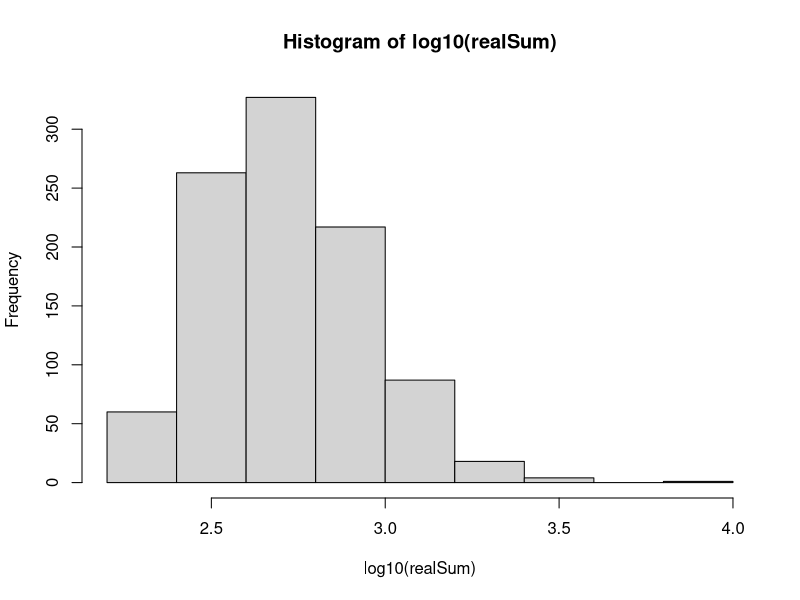
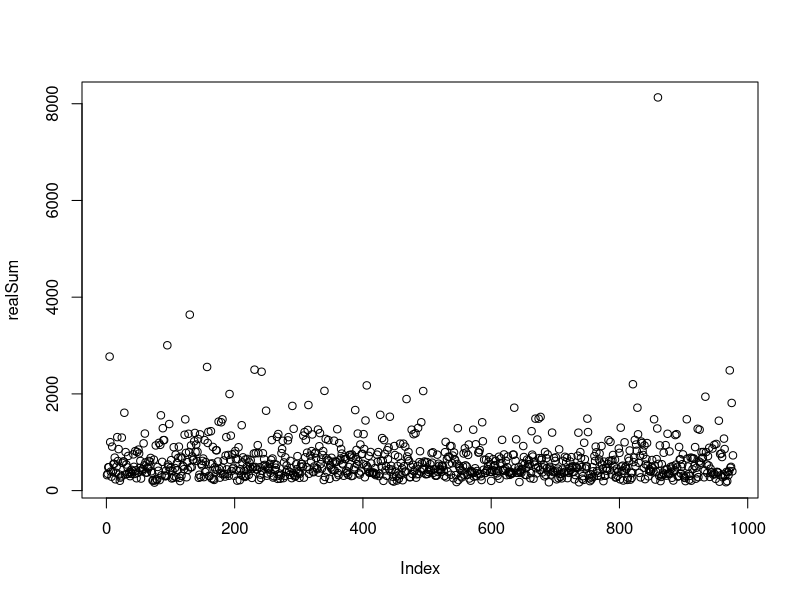
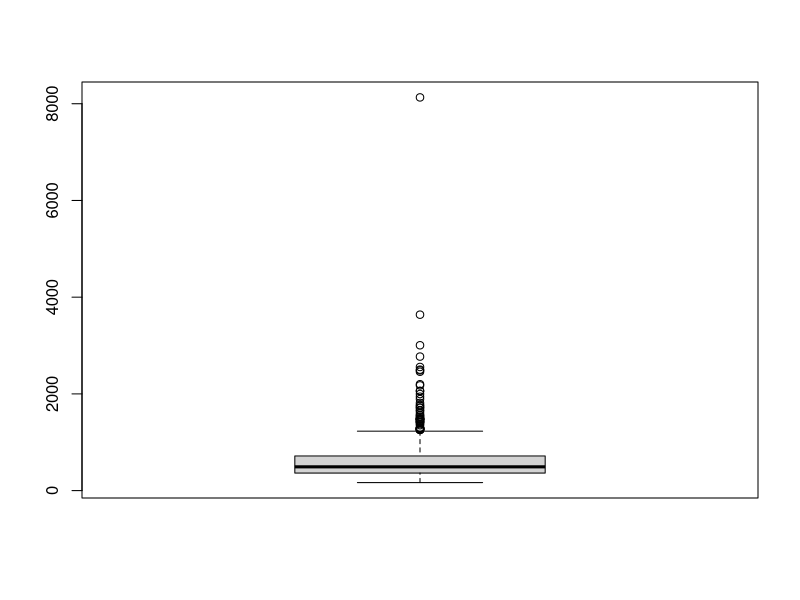
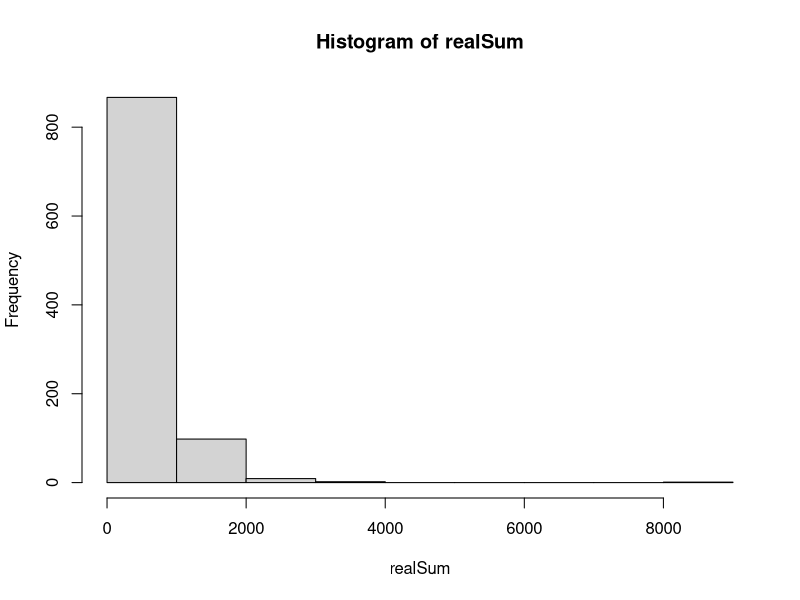
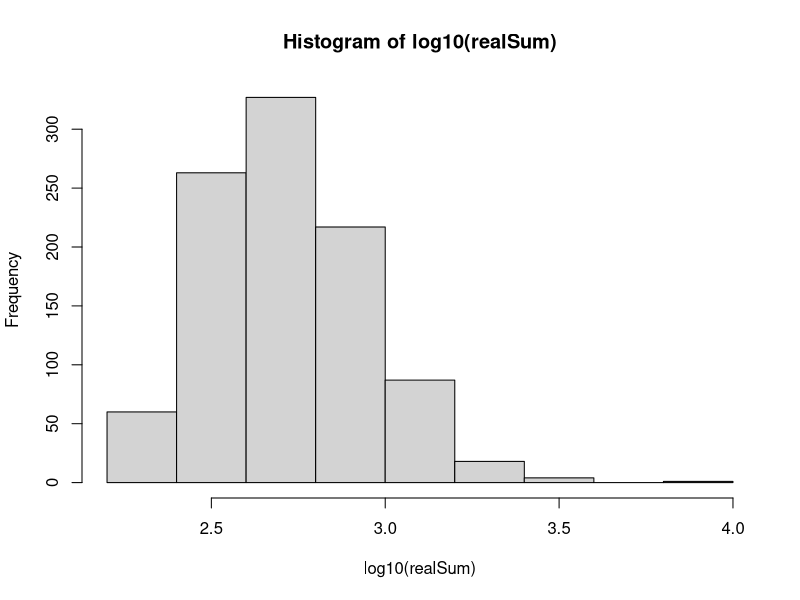
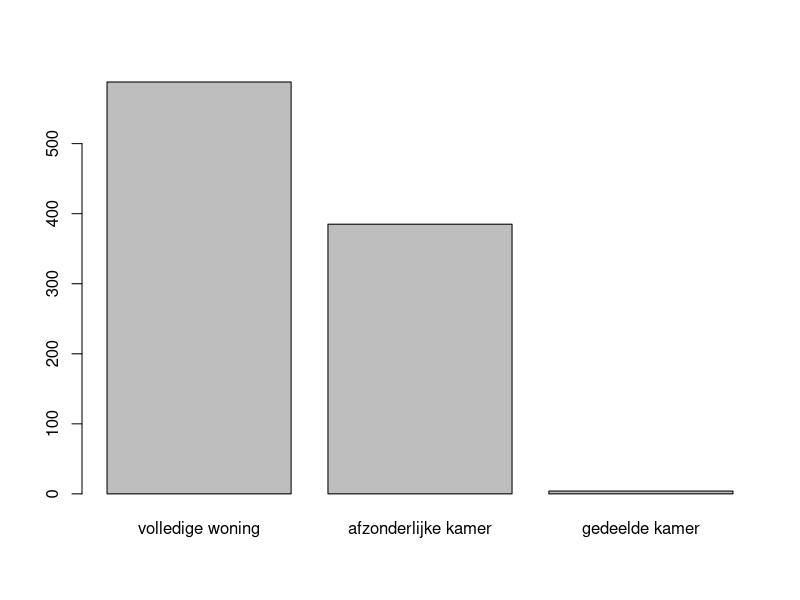
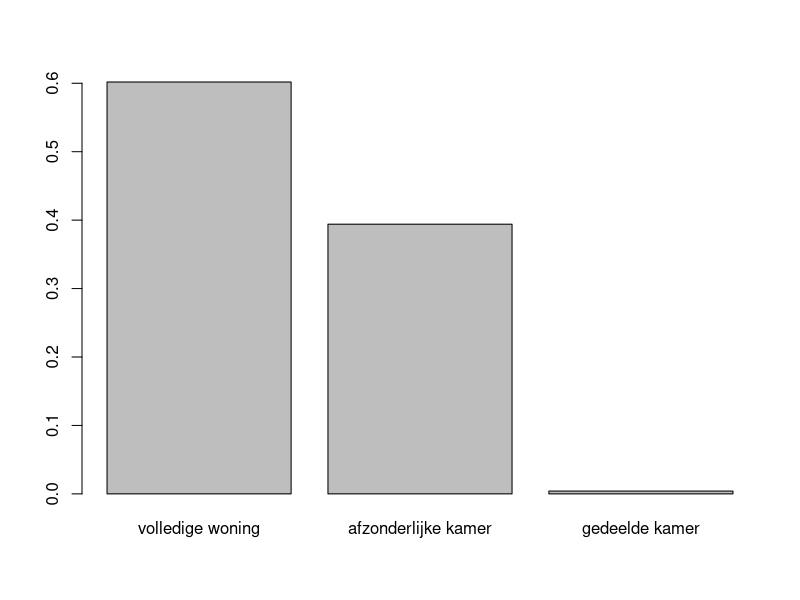
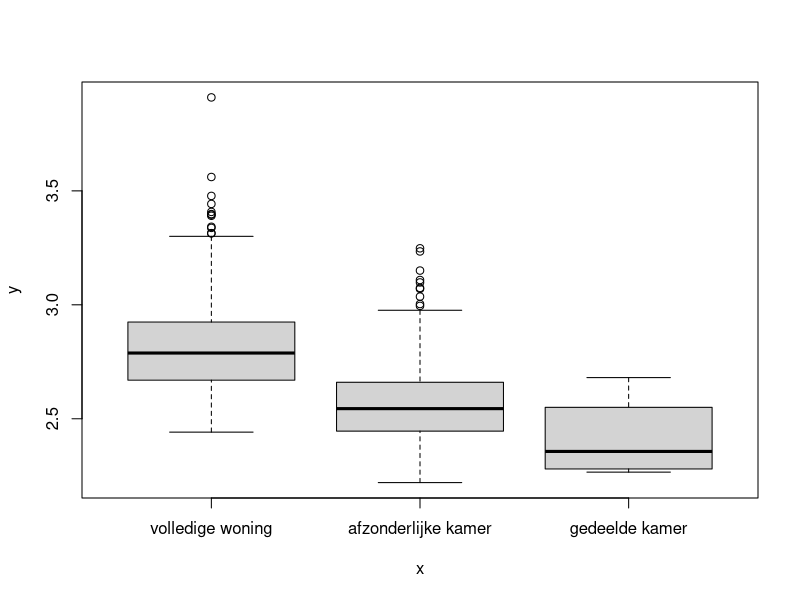

The R script that drew these images, in order: (Note: this script raises an error after producing the figures.)
### 0) Extra QoL functies ######################################################
clear_envir <- function() {rm(list = ls(.GlobalEnv)[ls(.GlobalEnv) != "airbnb" & ls(.GlobalEnv) != "clear_envir"], envir = .GlobalEnv)}

### 1) Gegevens inlezen en manipuleren #########################################
# Vergeet niet om de working directory aan te passen via setwd()!
# Voor de teamleden: open het project.RProj bestand om de wd aan te passen!
airbnb <- read.csv2("airbnb.csv", sep="", stringsAsFactors=TRUE)
range_attr  = max(airbnb$attr)-min(airbnb$attr)
range_rest  = max(airbnb$rest)-min(airbnb$rest)
airbnb$attr = 1 + 9*((airbnb$attr - min(airbnb$attr)) / range_attr)
airbnb$rest = 1 + 9*((airbnb$rest - min(airbnb$rest)) / range_rest)
airbnb$lat  = NULL
airbnb$lng  = NULL
airbnb$room = factor(airbnb$room, levels = c(1,2,3), labels = c("volledige woning","afzonderlijke kamer", "gedeelde kamer"))
airbnb$host = factor(airbnb$host, levels = c(0,1,2), labels = c("enige beschikbare woning", "2 tot 4 beschikbare woningen", "meer dan 4 beschikbare woningen"))

clear_envir()  # Verwijdert onnodige variabelen
attach(airbnb)

### 2) Gegevens verkennen #####################################################

summary(airbnb)

# 1: realSum
# Kwantitatief, continu (positief)
hist(log10(realSum))
summary(log10(realSum))
mean(realSum)
median(realSum)
sd(realSum)
range(realSum)
plot(realSum) # 1 zeer duidelijke uitschieter
boxplot(realSum)
hist(realSum) # zeer rechtsscheef
hist(log10(realSum)) # iets "normaler" verdeeld

# 2: room 
# Kwalitatief, nominaal
summary(room)
table(room) # zeer weinig gedeelde kamers
table(room)/length(room)
barplot(table(room))
barplot(table(room)/length(room))
plot(room,log10(realSum))
plot(room,(realSum))

# 3: capacity
# Kwantitatief, discreet (positief)
summary(capacity)
table(capacity)
hist(capacity)
table(capacity)/length(capacity)
barplot(table(capacity))
barplot(table(capacity)/length(capacity))
plot(capacity,realSum)
plot(capacity,log10(realSum))
# 4: bedrooms
# Kwantitatief, discreet (positief)
summary(bedrooms)
table(bedrooms)
table(bedrooms)/length(bedrooms)
barplot(table(bedrooms))
barplot(table(bedrooms)/length(bedrooms))
plot(bedrooms,realSum)
plot(bedrooms, log10(realSum))
# 5: dist
# Kwantitatief, continu (positief)
hist(dist) # duidelijk rechtsscheef 
hist(log10(dist))  # duidelijk linksscheef
summary(dist)  # er zijn niet meteen uitschieters, behalve na de logtransf is er een lage waarde
range(dist)
range(dist)[2]-range(dist)[1]
cov(realSum, dist)  # sterk omgekeerd evenredig verband; (kleine afstand = hoge prijs)
plot(dist,realSum)
plot(dist, log10(realSum))
# 6: metro
# Kwantitatief, continu (positief)
hist(metro) # rechtsscheef met meeste gegevens links (kleine afstand)
hist(log10(metro)) # lijkt een beetje normaal, maar heeft toch een kleine linkerstaart
summary(metro)
range(metro)     
range(metro)[2]-range(metro)[1] # minder spreiding dan dist
cov(realSum, metro) # een kleinere afstand zal een hogere prijs met zich meetrekken, maar minder erg dan bij dist
plot(metro,realSum)
plot(metro, log10(realSum))
# 7: attr
# Kwantitatief, continu (tussen 1 en 10)
hist(attr) # zeer rechtsscheef
hist(log10(attr)) # minder rechtsscheef, maar nog steeds niet normaal
summary(attr)
range(attr)
range(attr)[2]- range(attr)[1] # de attr ligt per constructie tussen 1 en 10
cov(realSum, attr) # hoe hoger de attr score, hoe hoger de prijs
plot(attr,realSum)
plot(attr, log10(realSum))
plot(log10(attr), log10(realSum))

# 8: rest
# Kwantitatief, continu (tussen 1 en 10)
hist(rest) # rechtsscheef
hist(log10(rest)) # symmetrisch met zware staarten
summary(rest)
range(rest)
range(rest)[2]- range(rest)[1] # de rest ligt per constructie tussen 1 en 10
cov(realSum, rest) # er is duidelijk een positieve samenhang tussen de prijs en de restaurantscore
plot(rest,realSum)
plot(rest, log10(realSum))
# 9: host
# Kwalitatief, ordinaal
# Meeste verblijven hebben een gastheer die maar één woning ter beschikking heeft
y = table(host)
x = barplot(table(host), main = "Aantal beschikbare woningen van de gastheer\nbij een woning", names.arg = c("1", "2-4", ">4"), col = c("snow2", "snow3", "snow4"), ylim = c(0,max(table(host))*1.15), space = 0)
text(x, table(host)+30, labels = as.character(y))
pie(table(host), main = "Aantal beschikbare woningen van de gastheer\nbij een woning", labels = c("1", "2-4", ">4"))
plot(host,realSum)
plot(host, log10(realSum))
# 10: cleanliness
# Kwalitatief, ordinaal (tussen 1 en 10)
# REDEN: modale score van 1-10, maar een 9 is niet per-se "properder" dan een 8,
#   maar de huurders hebben dit in het algemeen wel zo ervaren.
#   Dit is dus minder een meetwaarde, maar eerder een categorische veranderlijke
# Zeer linksscheef, meer dan de helft geeft "10"
# Exponentieel verdeeld?
table(cleanliness)
hist(cleanliness, col = c("snow2", "snow3"))
plot(cleanliness,realSum)
plot(cleanliness, log10(realSum))
# 11: satistfaction
# Kwantitatief, continu (tussen 1 en 10)
# REDEN: terwijl cleanliness kwalitatief zou zijn, lijkt satisfaction mij toch
#   eerder een "gemeten waarde." Het lijkt mij hier een afgeronde continue
#   waarde, die inderdaad "meet" hoe satisfied een huurder is.
# Opnieuw zeer linksscheef
# Exponentieel verdeeld?
hist(satisfaction, breaks = 1:10, col = c("snow2", "snow3"))
hist(airbnb[satisfaction>=7,11], breaks = seq(7, 10, 0.2), col = c("snow2", "snow3"), main = "Histogram van de satisfaction scores tussen 7 en 10")
table(floor(satisfaction))
plot(satisfaction,realSum)
plot(satisfaction, log10(realSum))
sd(realSum, capacity, bedrooms, dist, metro, attr, rest, cleanliness)
sd(realSum)
sd(capacity)
sd(bedrooms)
sd(dist)
sd(metro)
sd(attr)
sd(rest)
sd(cleanliness)
range(cleanliness)[2]-range(cleanliness)[1]


### 3) Inferentiele statistiek #################################################

# Vergelijking gemiddelde kost tussen 2023 en 2019
t.test(x= realSum, mu = 620) #cls geldig voor n = 977

# Particuliere versus Professionele aanbieders
part= as.numeric(table(host))[1]
npart = as.numeric(table(host))[2] + as.numeric(table(host))[3]
#chisq.test(x= c(part, npart ))
prop.test(part, part+npart, 0.5, alternative = c("two.sided"))
#prop.test(npart, part+npart, 0.5, alternative = c("two.sided"))
#n = length(host[host=='enige beschikbare woning'])
#w = length(host[host!= 'enige beschikbare woning'])
#m = length(host)
#p0 = (n*(n/m)+ w*(w/m))/(n+w)
#pnorm( q = ((n/m)-0.5)/sqrt((1/4)/m), lower.tail= FALSE)
#pnorm((n/m - w/m)/sqrt(p0*(1-p0)*(1/n + 1/w)), lower.tail = FALSE)    IS dit nog nodig?


## Test Poisson verdeling op beschikbare slaapkamers
# Methode zoals op p.293-295
lambda_hat  <- mean(bedrooms)  # Schatting lambda
nul = length(bedrooms[bedrooms == 0])
een = length(bedrooms[bedrooms == 1])
twee = length(bedrooms[bedrooms == 2])
drie = length(bedrooms[bedrooms == 3])
vier = length(bedrooms[bedrooms == 4 ]) + length(bedrooms[bedrooms == 5])
#cochranregel nu wel voldaan
frequencies <- c(nul, een , twee, drie, vier)
categories  <- c(0, 1, 2, 3, 4)
expected    <- dpois(categories, lambda=lambda_hat) * sum(frequencies)
estimated_value_count <- 1
degrees_of_freedom <- length(categories) - estimated_value_count - 1  # p.294

# chi-kwadraat statistiek met als verwachte kansen die voor een poisson
# verdeling met geschatte lambda = gemiddelde waarde
chisq_bedrooms  <- sum((frequencies - expected)^2/expected)
pvalue_bedrooms <- pchisq(q = chisq_bedrooms, df = degrees_of_freedom, lower.tail = F)
print("p-waarde: poisson verdeling bedrooms"); print(pvalue_bedrooms)
# RESULTAAT: p-waarde erg klein.
#Met aan zekerheid grenzende waarschijnlijkheid NIET poisson verdeeld.
#veel korter:
chisq.test(frequencies, p = dpois(0:4, lambda_hat), rescale.p = TRUE)
#977 observaties ==> chisq verwerpt zeer snel


### 3.3.2 Gemiddelde kost

## 1)
# realSum met capacity 2 testen waarbij cleanliness == 10 of niet
clean = na.omit(realSum[capacity==2 & cleanliness==10])
nclean = na.omit(realSum[capacity==2 & cleanliness!=10])
length(clean)
length(nclean)
# ==> CLS is voldaan
shapiro.test(clean)
shapiro.test(nclean)
# ==> allebei met aan z.g.w. niet normaal verdeeld
result_1 = t.test(clean, nclean, var.equal = FALSE); result_1
# Er blijkt een randgeval te zijn, geen conclusie.
result_1$estimate
as.numeric(diff(result_1$estimate))  # Verschil tussen gemiddelden

## 2)
# realSum met capacity 2 testen waarbij host == "enige beschikbare woning" of niet
niet.enige = na.omit(realSum[capacity==2 & host!="enige beschikbare woning"])
enige = na.omit(realSum[capacity==2 & host=="enige beschikbare woning"])
length(enige)
length(niet.enige)
# ==> CLS voldaan
qqnorm(enige); qqline(enige)
qqnorm(niet.enige); qqline(niet.enige)
shapiro.test(enige)
shapiro.test(niet.enige)
# ==> allebei met aan z.g.w. niet normaal verdeeld
result_2 = t.test(enige, niet.enige, var.equal = FALSE); result_2
# Op basis van de steekproef blijkt dat er een aanwijzing is dat er een
# verschil in kost zou zijn.
result_2$estimate
as.numeric(diff(result_2$estimate))  # Verschil tussen gemiddelden

## 3)
# realSum met capacity 2 testen waarbij room == "volledige woning" of niet
volledig = na.omit(realSum[capacity==2 & room=='volledige woning'])
nvolledig = na.omit(realSum[capacity==2 & room!='volledige woning'])
length(volledig)
length(nvolledig)
# ==> CLS is voldaan
shapiro.test(volledig)
shapiro.test(nvolledig)
# ==> allebei met aan z.g.w. niet normaal verdeeld
result_3 = t.test(volledig, nvolledig, var.equal = FALSE); result_3
# Er is met aan z.g.w. een verschil in de kosten.
result_3$estimate
as.numeric(diff(result_3$estimate))  # Verschil tussen gemiddelden


### 3.3.3 associatie met de verschillende veranderlijken

###normaliteit nagaan

shapiro.test(realSum)
qqnorm(realSum); qqline(realSum)
#realSum is duidelijk niet normaal verdeeld == > Spearman
cor.test(realSum, dist, method = c("spearman"), exact = FALSE) #waarschijnlijk afhankelijk
cor.test(realSum, metro, method = c("spearman"), exact = FALSE) #waarschijnlijk afhankelijk
cor.test(realSum, attr, method = c("spearman"), exact = FALSE)#waarschijnlijk afhankelijk
cor.test(realSum, rest, method = c("spearman"), exact = FALSE)#waarschijnlijk afhankelijk
cor.test(realSum, satisfaction, method = c("spearman"), exact = FALSE) #waarschijnlijk afhankelijk
#methode achter de correlatie-test
n = 977
R = cor(realSum, metro, method='spearman')
2*pt(abs(R*(sqrt(n-2))/sqrt(1-R^2)), 975, lower.tail = F)

#Hier wordt de correlatie tussen realSum en de andere variabele geplot

plot(dist, realSum, xlab='Afstand tot het stadscentrum(km)', ylab='Totale kostprijs');abline(lm(realSum ~ dist), col = "red") 
plot(metro, realSum, xlab='Afstand tot dichtstbijzijnde metro-halte (km)', ylab='Totale kostprijs');abline(lm(realSum ~ metro), col = "red")
plot(attr, realSum, xlab='Attractiescore, nabijheid van bezienswaardigheden', ylab='Totale kostprijs');abline(lm(realSum ~ attr), col = "red")
plot(rest, realSum, xlab='Restaurantscore, nabijheid van restaurants', ylab='Totale kostprijs');abline(lm(realSum ~ rest), col = "red")
plot(satisfaction, realSum, xlab='Tevredenheid van de gasten (op 10)', ylab='Totale kostprijs');abline(lm(realSum ~ satisfaction), col = "red")
plot(cleanliness, realSum, xlab='Modale score voor netheid van het verblijf volgensgasten (op 10)', ylab='Totale kostprijs');abline(lm(realSum ~ cleanliness), col = "red")
plot(capacity, realSum, xlab='Maximaal aantal gasten', ylab='Totale kostprijs');abline(lm(realSum ~ capacity), col = "red")
plot(bedrooms, realSum, xlab='Aantal beschikbare slaapkamers in het verblijf', ylab='Totale kostprijs');abline(lm(realSum ~ bedrooms), col = "red")
plot(room, realSum, xlab ='Soort verblijf', ylab='Totale prijs');abline(lm(realSum ~ room), col = "red")
plot(host, realSum, xlab='Type verhuurder', ylab = 'Totale prijs');abline(lm(realSum ~ host), col = "red")
summary(lm(realSum ~ host))
#discretiseren van veranderlijken voor de Cochran regel
som = cut(realSum, breaks = quantile(realSum, probs= seq(0,1,1/4)), labels = c("laag", "middel-laag", "middel-hoog", "hoog"))

proper = cut(cleanliness, breaks = c(0, 7.5, 8.5, 9.5, 10.5), labels = c("2-7","8","9","10"))
p = table(som, proper)
chisq.test(p)$expected
chisq.test(p)

cap = cut(capacity, breaks = c(-0.5, 2.5, 3.5, 4.5, 6.5), labels = c('Laag','Middellaag', 'Middelhoog', 'Hoog'))
p = table(som, cap)
chisq.test(p)$expected
chisq.test(p)

bed = cut(bedrooms, breaks = c(-0.5, 0.5, 1.5, 2.5, 6), labels = c('Laag','Middellaag', 'Middelhoog', 'Hoog'))
p = table(som, bed)
chisq.test(p)$expected
chisq.test(p)

slagroom = cut(as.numeric(room),  breaks = c(0.5, 1.5, 3.5), labels = c('volledige woning', 'kamers'))
p = table(som, slagroom)
chisq.test(p)$expected
chisq.test(p)

p = table(som, host)
chisq.test(p)$expected
chisq.test(p)


#3.3.4 Verklaren van de opbrengsten
simpelmodel1 = lm(realSum~attr); simpelmodel1
par(mfrow = c(2,2))
plot(simpelmodel1)
par(mfrow = c(1,1))
summary(simpelmodel1)

simpelmodel2 = lm(log10(realSum)~log10(attr)); simpelmodel2
par(mfrow = c(2,2))
plot(simpelmodel2)
par(mfrow = c(1,1))
summary(simpelmodel2)

y_hat = simpelmodel1$fitted.values
x_i = simpelmodel1$model[ ,2]
y_i = simpelmodel1$model[ ,1]

y_hat2 = simpelmodel2$fitted.values
x_i2 = simpelmodel2$model[ ,2]
y_i2 = simpelmodel2$model[ ,1]

par(mfrow = c(1,2))
betrouwb = predict( simpelmodel1, interval = "confidence" , level = 0.95)
predictie = predict( simpelmodel1, interval = "prediction" , level = 0.95)
plot ( realSum ~ attr)
abline( simpelmodel1 , col = "red")
lines(sort(x_i), betrouwb[order(x_i) ,2] , col = "blue")
lines(sort(x_i), betrouwb[order(x_i) ,3] , col = "blue")
lines(sort(x_i), predictie[order(x_i) ,2] , col = "green")
lines(sort(x_i), predictie[order(x_i) ,3] , col = "green")

betrouwb2 = predict( simpelmodel2, interval = "confidence" , level = 0.95)
predictie2 = predict( simpelmodel2, interval = "prediction" , level = 0.95)
plot( log10(realSum) ~ log10(attr))
abline( simpelmodel2 , col = "red")
lines(sort(x_i2), betrouwb2[order(x_i2) ,2] , col = "blue")
lines(sort(x_i2), betrouwb2[order(x_i2) ,3] , col = "blue")
lines(sort(x_i2), predictie2[order(x_i2) ,2] , col = "green")
lines(sort(x_i2), predictie2[order(x_i2) ,3] , col = "green")
par(mfrow = c(1,1))


model = lm(realSum~satisfaction+rest+attr+metro+dist)
summary(model)
model = update(model ,.~. -rest )
summary(model)
model = update(model ,.~. -metro )
summary(model)#Dit is een basismodel, maar zeer slecht

par(mfrow = c(2,2))
plot(model)
par(mfrow = c(1,1))


logattrmodel = lm(realSum~satisfaction+log10(attr)+rest+metro+dist)
summary(logattrmodel)
logattrmodel = update(model ,.~. -metro)
summary(logattrmodel)#Dit verbetert het model


logmodel = lm(log10(realSum)~satisfaction+rest+attr+metro+dist)
summary(logmodel)
logmodel = update(logmodel ,.~. -rest )
summary(logmodel)#Dit is nog veel beter

logmodel2 = update(logmodel , .~. -metro)
summary(logmodel2)#het randgeval: metro is hier eens uitgesmeten.
#Dit verlaagt de R-squared en is dus niet beter als model.

par(mfrow = c(2,2))
plot(logmodel)
par(mfrow = c(1,1))


onsmodel = lm(log10(realSum)~satisfaction+log10(attr)+dist+metro+rest)
summary(onsmodel) 
onsmodel = update(onsmodel ,.~. -rest)
summary(onsmodel)
onsmodel = update(onsmodel ,.~. -metro)
summary(onsmodel)#dit is het beste model, die we ter hand hebben

par(mfrow = c(2,2))
plot(onsmodel)
par(mfrow = c(1,1))


onsmodelzonderoutliers = lm(log10(realSum)~satisfaction+log10(attr)+dist, data = airbnb[-c(860),])
summary(onsmodelzonderoutliers)

par(mfrow = c(2,2))
plot(onsmodelzonderoutliers)
par(mfrow = c(1,1))#outlier heeft weinig effect, we hoeven hem dus niet uit de dataset te werpen


onsmodel = lm(log10(realSum)~satisfaction+log10(attr)+dist)
summary(onsmodel)

dommy = room == "volledige woning"
table(dommy)
onsmodel = update(onsmodel, .~.*dommy)
summary(onsmodel)
onsmodel = update(onsmodel, .~.-satisfaction:dommy)
summary(onsmodel)#dit model is goed
par(mfrow = c(2,2))
plot(onsmodel)
par(mfrow = c(1,1))
